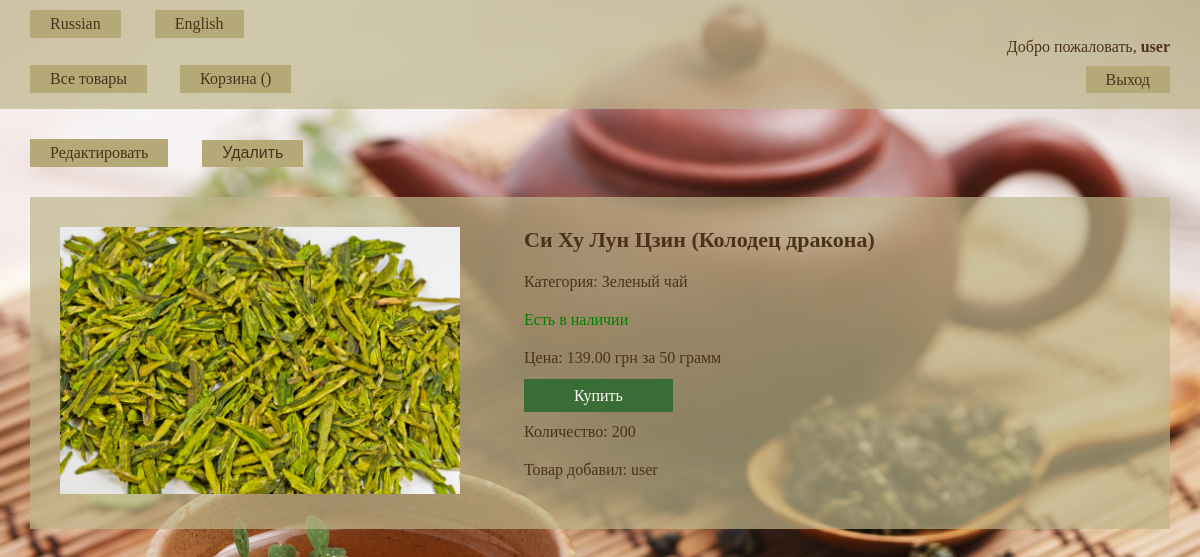
The page /en/tea/product/1/ (signed in) on the database as committed earlier.
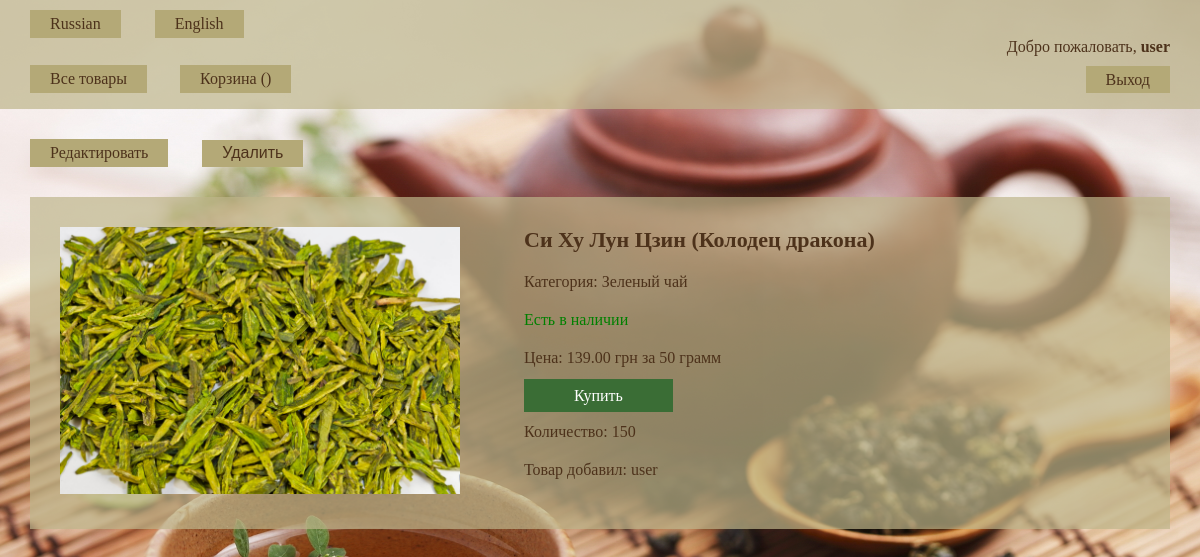
The same page on the database as committed later.
### tea/models.py (models this page shows, shortened)
class Product(models.Model):
    name = models.CharField(max_length=100)
    category = models.ForeignKey(Category, on_delete=models.CASCADE)
    price = models.DecimalField(max_digits=10, decimal_places=2)
    quantity = models.PositiveIntegerField()
    photo = models.ImageField(default='None', upload_to='products_photo/')
    user = models.ForeignKey(User, null=True)

class Category(models.Model):
    name = models.CharField(max_length=100)
    def __str__(self):
        return str(self.name)

### tea/views.py (the view)
# urls.py: url(r'^product/(?P<id>\d+)/$', ProductDetail.as_view(), name='product_detail'),
class ProductDetail(DetailView):
    model = Product
    pk_url_kwarg = 'id'
    template_name = 'product.html'
    def get_context_data(self, **kwargs):
        context = super(ProductDetail, self).get_context_data(**kwargs)
        context['cart'] = Cart(self.request)
        return context

### templates/product.html (shortened to what this page needs)
{% extends "base.html" %}
{% load i18n %}
{% block content %}
    {% if user.is_authenticated and user == product.user %}
        <a href="{% url 'product_update' id=product.id %}" class="update">{% trans "Редактировать" %}</a>
        <form action="{% url 'product_delete' id=product.id %}" method="post" class="delete">
            <button type="submit">{% trans "Удалить" %}</button>
        </form>
    {% endif %}
    <div class="product_overview">
        <img src="{{ product.photo.url }}">
        <div class="details">
            <h1>{{ product.name }}</h1>
            <p>{% trans "Категория" %}: {{ product.category }}</p>
            {% if product.quantity > 0 %}
                <p class="yes">{% trans "Есть в наличии" %}</p>
            {% else %}
                <p class="no">{% trans "Нет в наличии" %}</p>
            {% endif %}
            <p>{% blocktrans with prod_price=product.price %}Цена: {{ prod_price }} грн за 50 грамм{% endblocktrans %}</p>
            {% if product.quantity >= 50  %}
                <a href="{% url 'add_to_cart' id=product.id %}" class="add_to_cart_btn enabled">{% trans "Купить" %}</a>
            {% else %}
                <a href="" class="add_to_cart_btn disabled">{% trans "Купить" %}</a>
            {% endif %}
            <br><br>
            {% if user.is_authenticated %}
                <p>{% trans "Количество" %}: {{ product.quantity }}</p>
            {% endif %}
            <p>{% trans "Товар добавил" %}: {{product.user}}</p>
        </div>
    </div>
{% endblock %}

Rows that differ between the two databases and show on the page:
changed Product "Си Ху Лун Цзин (Колодец дракона)": quantity "200" → "150"
